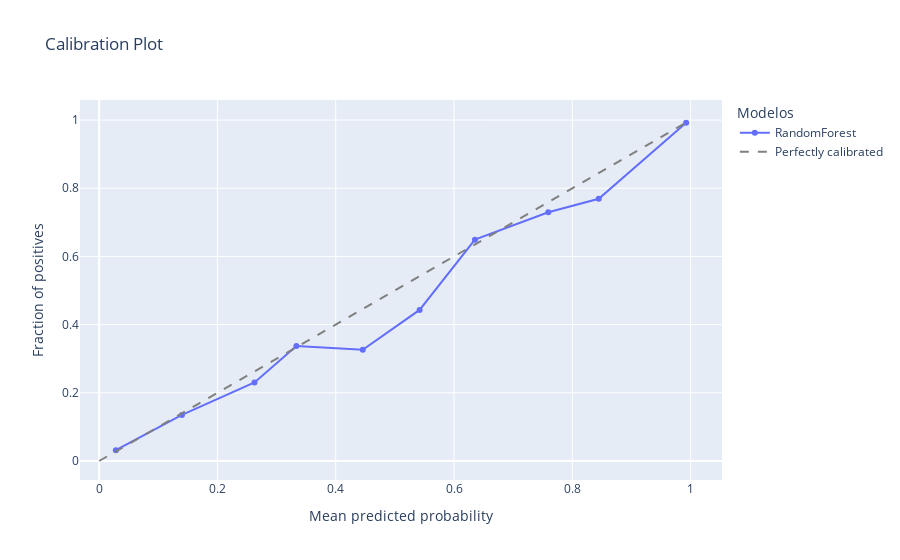

The cell this chart's notebook holds for it:
### Code cell
p_prime = clf.predict_proba(X_test)
p_prime = p_prime[:, 1]
v_prob_true, v_prob_pred = calibration_curve(y_test, p_prime, n_bins=10)
l_loss = log_loss(y_test, p_prime)
brier_loss = brier_score_loss(y_test, p_prime)

fig = go.Figure()

# Add traces for each model

fig.add_trace(go.Scatter(x=v_prob_pred, y=v_prob_true, mode='lines+markers', name="RandomForest"))

# Add a trace for the perfectly calibrated line
fig.add_trace(go.Scatter(x=[0, 1], y=[0, 1], mode='lines', name='Perfectly calibrated', line=dict(dash='dash', color='grey')))

fig.update_layout(
    title="Calibration Plot",
    xaxis_title="Mean predicted probability",
    yaxis_title="Fraction of positives",
    legend_title="Modelos",
    autosize=False,
)

fig.show()

### Figure 1 — Plotly figure (JSON) as saved in the notebook; plotly's stock layout.template omitted (floating-point values rounded to 4 significant figures)
{"data": [{"mode": "lines+markers", "name": "RandomForest", "type": "scatter", "x": [0.02829, 0.14, 0.2627, 0.3335, 0.4457, 0.5418, 0.6354, 0.7594, 0.8447, 0.9925], "y": [0.03167, 0.1351, 0.2304, 0.3375, 0.3261, 0.4432, 0.6491, 0.7297, 0.7692, 0.9921]}, {"line": {"color": "grey", "dash": "dash"}, "mode": "lines", "name": "Perfectly calibrated", "type": "scatter", "x": [0, 1], "y": [0, 1]}], "layout": {"autosize": false, "legend": {"title": {"text": "Modelos"}}, "title": {"text": "Calibration Plot"}, "xaxis": {"title": {"text": "Mean predicted probability"}}, "yaxis": {"title": {"text": "Fraction of positives"}}}}
